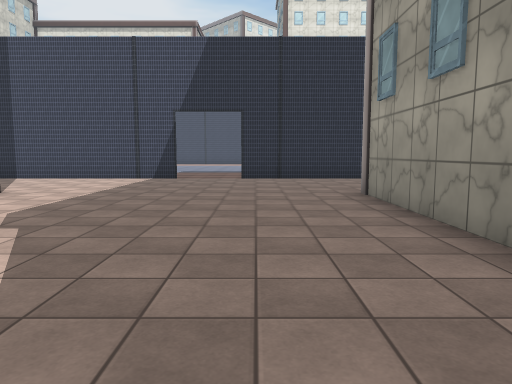
[1] (above)

21 first-person views from a walk through a 3-D level made in the Unity game engine. The camera is 1.4 m above the floor, tilts 6° down and sees 70° across. The floor is counted in squares, 2 m on a side. Each view is taken from the middle of a square. On the plan, view 1 faces up. The plan holds only what a view shows up to about 11 squares ahead; the rest is blank. The place goes on beyond the plan. The player character is not drawn. Some surface patterns are stand-ins.

[2]
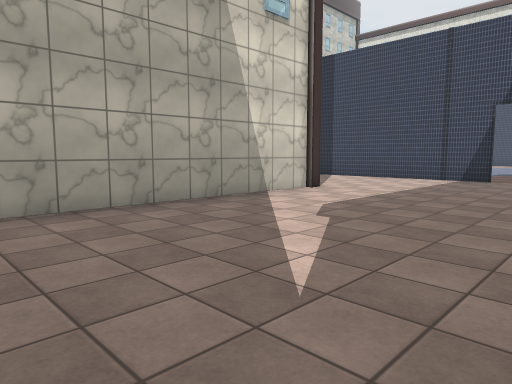

[3]
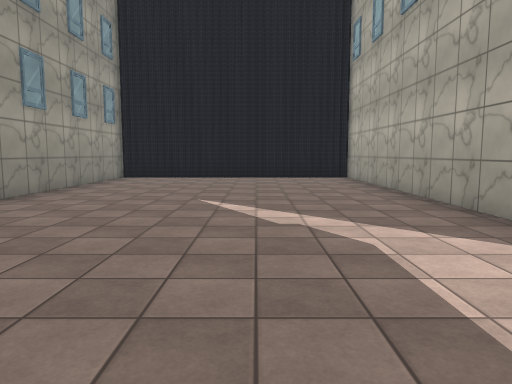

[4]
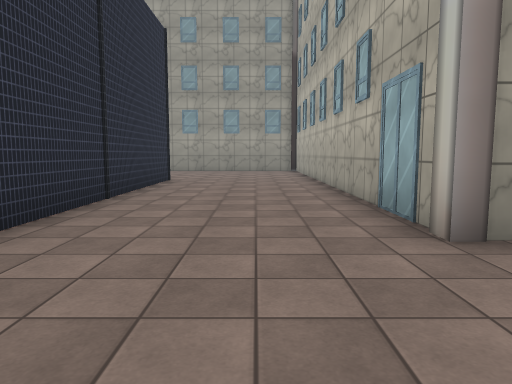

[5]
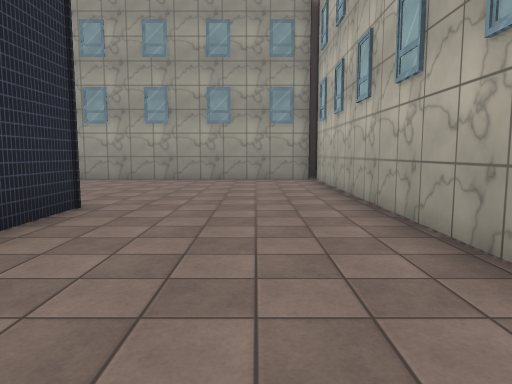

[6]
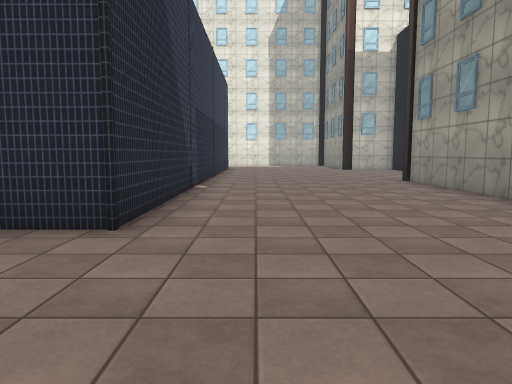

[7]
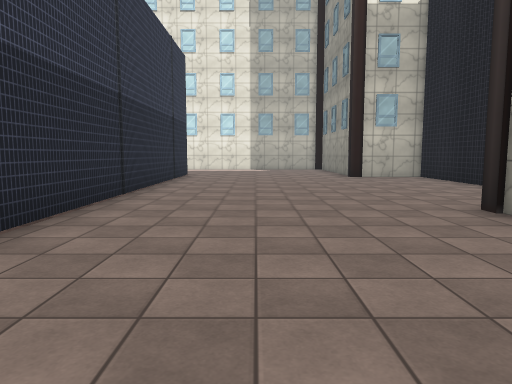

[8]
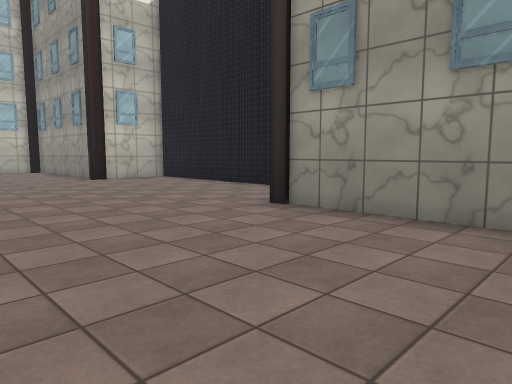

[9]
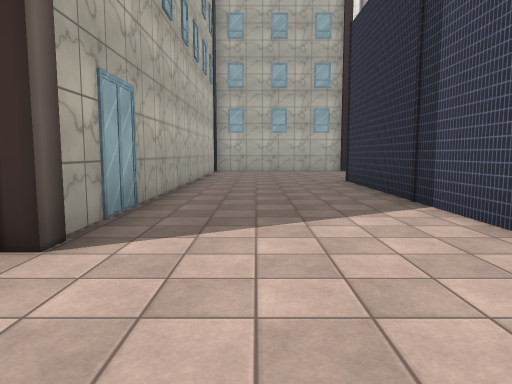

[10]
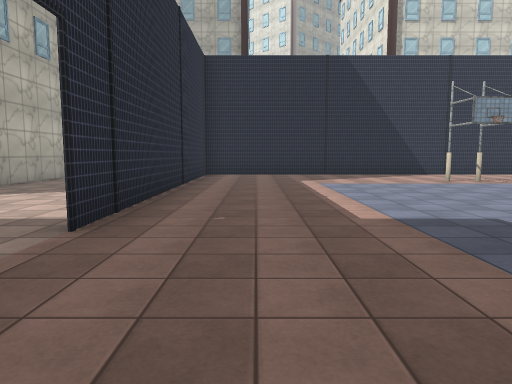

[11]
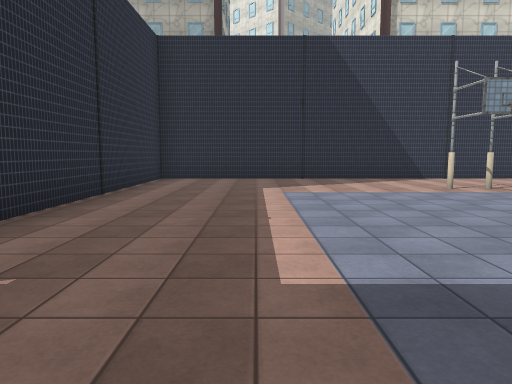

[12]
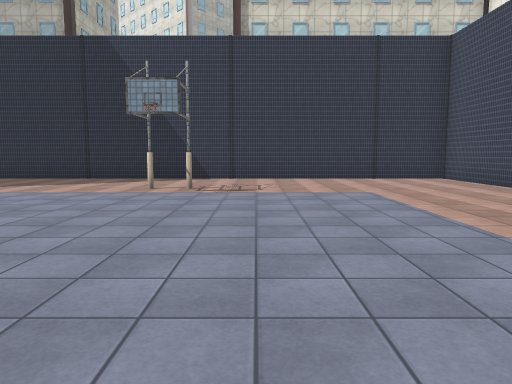

[13]
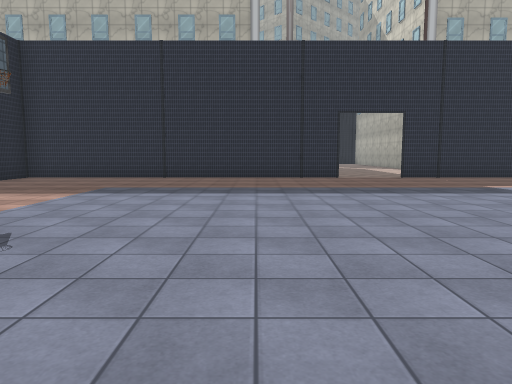

[14]
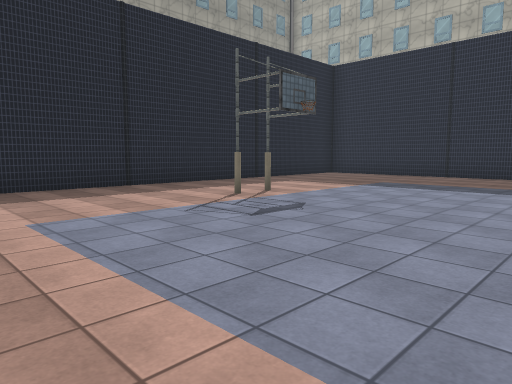

[15]
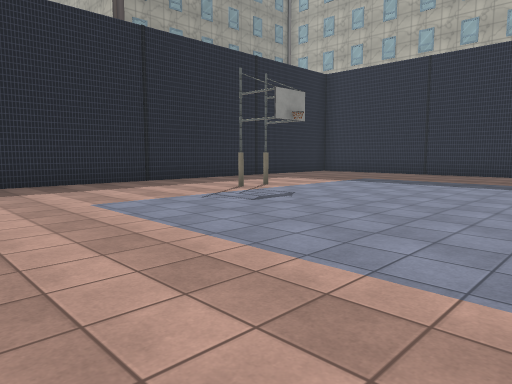

[16]
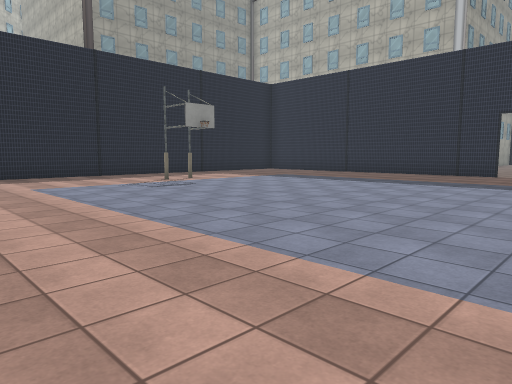

[17]
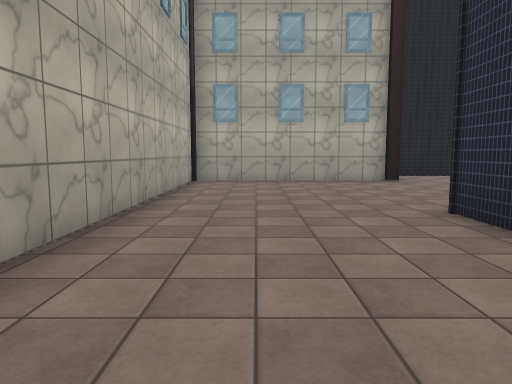

[18]
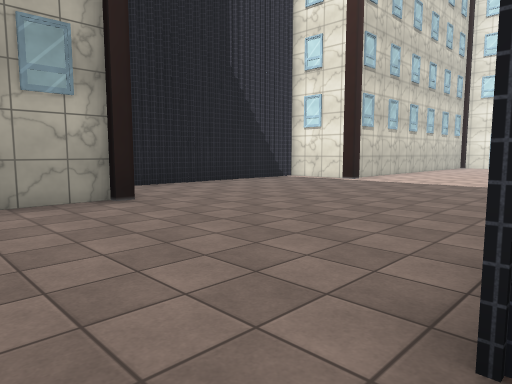

[19]
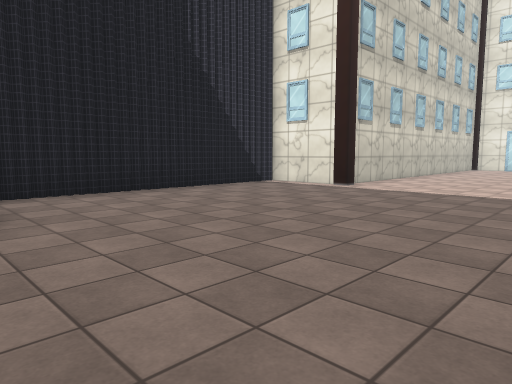

[20]
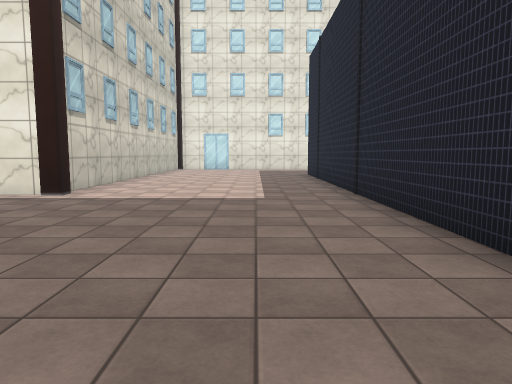

[21]
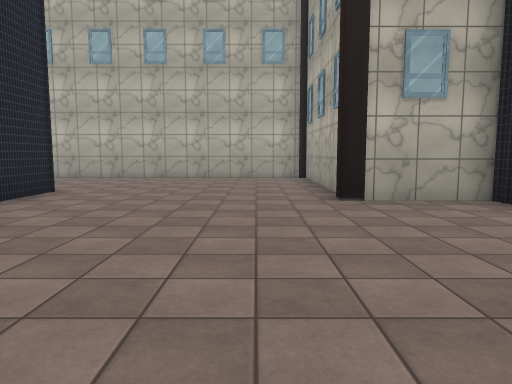

### Floor plan
Points are (right, up) in squares from view 1. A wall is a line through its corners. A room is listed if a view was taken in it or the views show most of it. See-through windows are left out.
Room 1 (views 1, 2, 3, 4, 5, 6, 7, 8, 9, 17, 18, 19, 20, 21)
walls: (-2.1, 10.3) (-11.2, 10.3) (-11.2, 11.7); (-11.2, 14.4) (-11.2, 23); (-2.3, -3.5) (-1.9, -3.9); (-2.7, -3.5) (-2.4, -3.9); (-0.6, -3.5) (-0.3, -3.9); (-3.5, -3.5) (-3.3, -3.8) (-3.1, -3.5); (-1.4, -3.9) (-1.1, -3.6) (-0.9, -3.9); (0.6, -3.9) (0.9, -3.5) (1.2, -4); (-4.5, -4) (-4.1, -3.5) (-3.8, -3.9); (1.9, -3.9) (1.9, 6.4) (13.9, 6.4) (13.9, 16.6); (-16.4, 11.6) (-16.4, 6.4) (-4.7, 6.4) (-4.7, -3.7); (-18.3, 12.4) (-18.7, 12.1); (-18.6, 11.6) (-16.2, 11.6) (-16.2, 11.3); (-16.2, 18.5) (-16.2, 18.2) (-18.6, 18.2); (-18.8, 13.2) (-18.5, 12.9) (-18.7, 12.7); (-18.8, 13.6) (-18.4, 13.3); (-18.4, 14.9) (-18.7, 14.5); (-18.3, 15.3) (-18.7, 15); (-18.8, 14) (-18.4, 13.7); (-18.3, 15.7) (-18.7, 15.4); (8.7, 23.1) (8.7, 10.3) (-0.5, 10.3); (-18.3, 16.1) (-18.7, 15.8); (-18.3, 16.6) (-18.7, 16.2); (-16.4, 23.1) (-16.4, 18.6); (16.2, 18.6) (15.8, 19); (16.1, 20.5) (15.8, 20.9); (16.2, 21.2) (15.8, 21.5); (16, 23) (13.9, 23) (13.9, 23.5)
ways out: opening at (-1.5, 10) to room 2
Room 2 (views 10, 11, 12, 13, 14, 15, 16)
walls: (-0.5, 10.3) (8.7, 10.3) (8.7, 11.5); (8.7, 14) (8.7, 21.5); (-11.2, 23.5) (-11.2, 10.3) (-2.1, 10.3)
ways out: opening at (-1.5, 10) to room 1

Positions as (right, up) in squares from view 1, and headings:
1: (0, 0), facing up
2: (0, 0), facing up-left
3: (-2, 7), facing down
4: (-1, 8), facing right
5: (4, 8), facing right
6: (10, 7), facing up
7: (11, 12), facing up
8: (10, 13), facing up-right
9: (-2, 8), facing left
10: (1, 12), facing left
11: (-1, 13), facing left
12: (-1, 19), facing left
13: (2, 21), facing down
14: (1, 22), facing down-right
15: (0, 23), facing down-right
16: (-3, 23), facing down-right
17: (-7, 8), facing left
18: (-11, 9), facing up-left
19: (-12, 11), facing up-left
20: (-13, 12), facing up
21: (-15, 17), facing down
